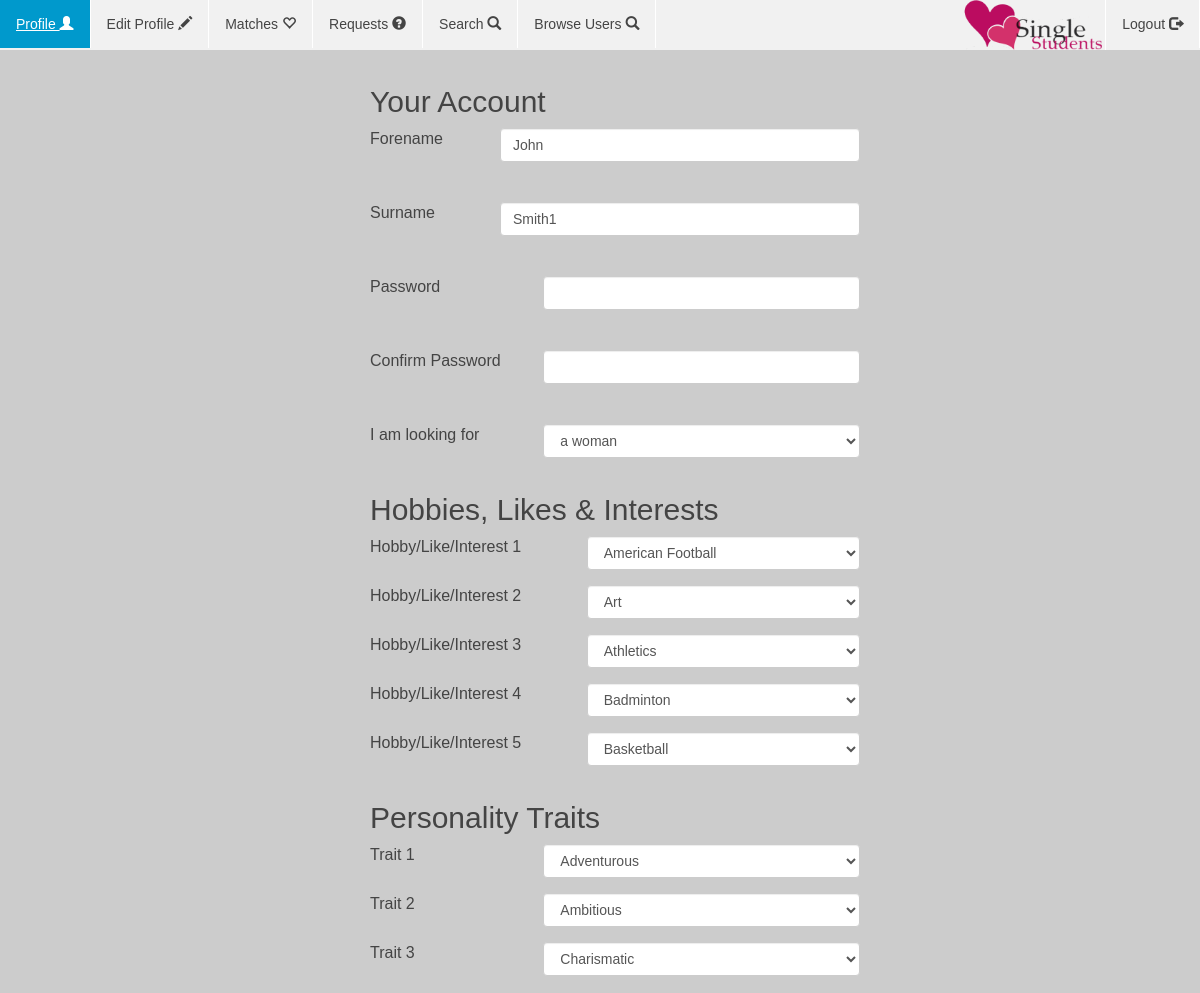
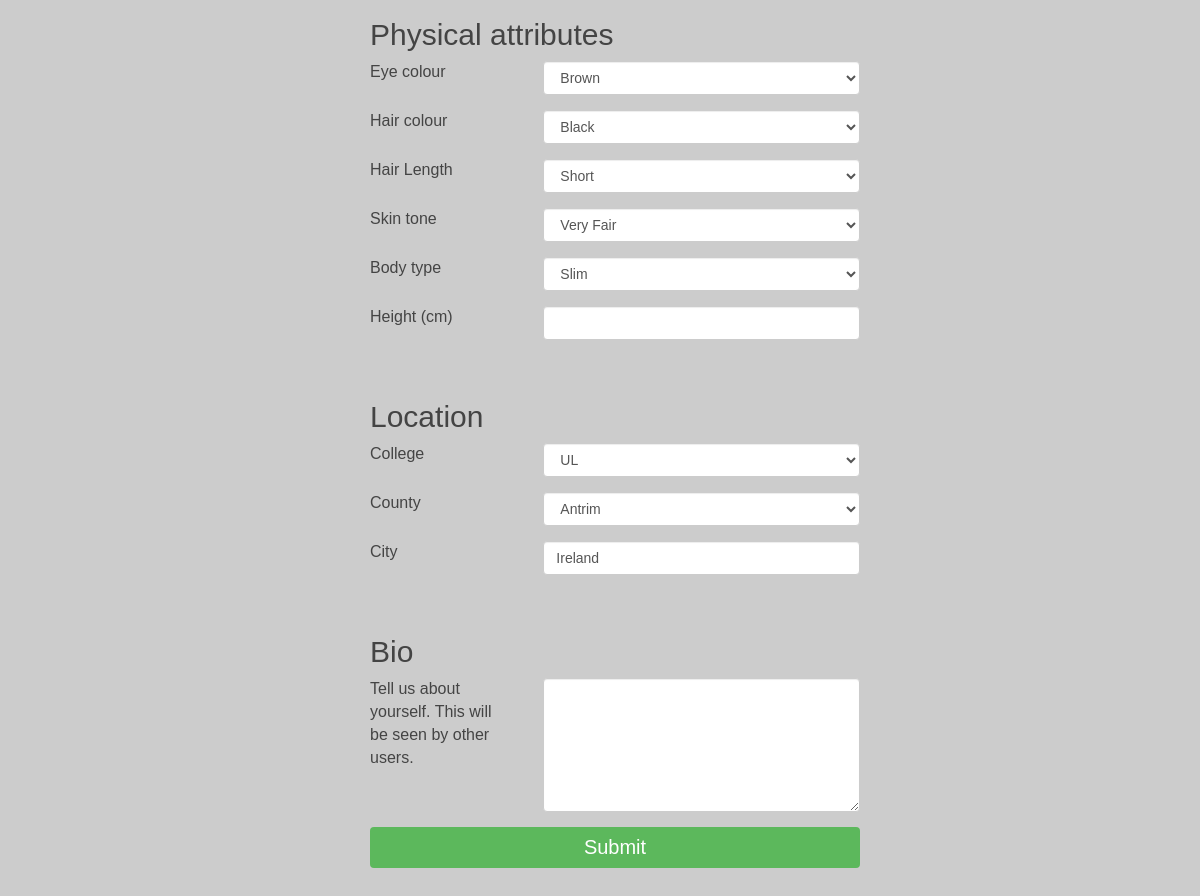
Page /EditProfile.php (signed in) on the committed database (2 pictures, top to bottom).
### tables this page shows
CREATE TABLE IF NOT EXISTS `register` (
  `USERNAME` varchar(60) NOT NULL,
  `FORENAME` varchar(15) NOT NULL,
  `SURNAME` varchar(20) NOT NULL,
  `PASSWORD` varchar(60) NOT NULL,
  `EMAIL` varchar(30) NOT NULL,
  `DOB` date NOT NULL,
  `PREFERENCE` varchar(15) NOT NULL,
  `SEX` varchar(15) NOT NULL,
  `IMAGE` varchar(60) NOT NULL,
  PRIMARY KEY (`USERNAME`)
);

CREATE TABLE IF NOT EXISTS `likes` (
  `USERNAME` varchar(15) NOT NULL,
  `HOBBY` int(3) NOT NULL,
  `HOBBY2` int(3) NOT NULL,
  `HOBBY3` int(3) NOT NULL,
  `HOBBY4` int(3) NOT NULL,
  `HOBBY5` int(2) NOT NULL,
  PRIMARY KEY (`USERNAME`),
  KEY `likeIndex` (`USERNAME`),
  KEY `FK_LIKES_LIKEOPTIONS` (`HOBBY2`)
);

CREATE TABLE IF NOT EXISTS `physical` (
  `USERNAME` varchar(15) NOT NULL,
  `EYES` int(3) NOT NULL,
  `HAIR` int(3) NOT NULL,
  `HAIRLEN` int(3) NOT NULL,
  `BODY` int(3) NOT NULL,
  `HEIGHT` int(3) NOT NULL,
  `ETHNICITY` int(3) NOT NULL,
  PRIMARY KEY (`USERNAME`),
  KEY `FK_PHYSICAL_BODYTYPE` (`BODY`),
  KEY `FK_PHYSICAL_EYECOLORS` (`EYES`),
  KEY `FK_PHYSICAL_HAIRCOLORS` (`HAIR`),
  KEY `FK_PHYSICAL_HAIRLENGTHS` (`HAIRLEN`),
  KEY `FK_PHYSICAL_HEIGHT` (`HEIGHT`),
  KEY `FK_PHYSICAL_SKINTONES` (`ETHNICITY`)
);

CREATE TABLE IF NOT EXISTS `location` (
  `USERNAME` varchar(15) NOT NULL,
  `COLLEGE` int(3) NOT NULL,
  `CITY` varchar(20) NOT NULL,
  `COUNTY` int(3) NOT NULL,
  PRIMARY KEY (`USERNAME`),
  KEY `FK_LOCATION_COLLEGE` (`COLLEGE`),
  KEY `FK_LOCATION_COUNTY` (`COUNTY`)
);

CREATE TABLE IF NOT EXISTS `bio` (
  `USERNAME` varchar(15) NOT NULL,
  `INFO` varchar(150) NOT NULL,
  PRIMARY KEY (`USERNAME`)
);

### EditProfileData.php (called while the page is built, shortened)
<?php
require 'Connect.php';
$user = ($_SESSION['username']);
$query = "SELECT FORENAME,SURNAME,IMAGE,PREFERENCE FROM REGISTER WHERE USERNAME='$user';";
$query_run = mysqli_query($db, $query);
$query_array = mysqli_fetch_array($query_run);
$forename = $query_array[0];
$surname = $query_array[1];
$preference = $query_array[3];
$query2 = "SELECT COLLEGE,CITY,COUNTY FROM LOCATION
WHERE USERNAME='$user';";
$query2_run = mysqli_query($db, $query2);
$query2_array = mysqli_fetch_array($query2_run);
$college = $query2_array[0];
$city = $query2_array[1];
$county = $query2_array[2];
$query = "SELECT HOBBY, HOBBY2, HOBBY3, HOBBY4, HOBBY5 FROM LIKES WHERE USERNAME = '$user';";
$row = mysqli_fetch_array(mysqli_query($db, $query));
$hobbies = array($row[0], $row[1], $row[2], $row[3], $row[4]);
$query = "SELECT TRAIT, TRAIT2, TRAIT3 FROM PERSONALITY WHERE USERNAME = '$user';";
$row = mysqli_fetch_array(mysqli_query($db, $query));
$traits = array($row[0], $row[1], $row[2]);
$query = "SELECT EYES, HAIR, HAIRLEN, BODY, HEIGHT, ETHNICITY FROM PHYSICAL WHERE USERNAME = '$user';";
$row = mysqli_fetch_array(mysqli_query($db, $query));
$physical = array($row[0], $row[1], $row[2], $row[3], $row[4], $row[5]);
$query = "SELECT INFO FROM BIO WHERE USERNAME = '$user';";
$row = mysqli_fetch_array(mysqli_query($db, $query));
$bio = $row[0];

### EditProfile.php (the view, shortened to what this page needs)
<?php
require 'EditProfileData.php';
$s = "selected";
?>
<html>
<head>
    <link rel="stylesheet" href="https://maxcdn.bootstrapcdn.com/bootstrap/3.3.6/css/bootstrap.min.css">
    <link rel="stylesheet" href="css/style.css" media="screen" title="no title" charset="utf-8">
    <link rel="stylesheet" href="css/index.css" media="screen" title="no title" charset="utf-8">
</head>
<div class="wrapper">
    <div id="navbar">
        <ul>
            <li><a href="UserProfile.php" />Profile <span class="glyphicon glyphicon-user"></span></a>
            </li>
            <li><a href="EditProfile.php" />Edit Profile <span class="glyphicon glyphicon-pencil"></span></a>
            </li>
            <li><a href="Matches.php?mPage=default" />Matches <span class="glyphicon glyphicon-heart-empty"></span></a>
            </li>
            <li><a href="Requests.php?rPage=default" />Requests <span class="glyphicon glyphicon-question-sign"></span></a>
            </li>
            <li><a href="Search.php" />Search <span class="glyphicon glyphicon-search"></span></a>
            </li>
            <li><a href = "BrowseUsers.php?bPage=default" />Browse Users <span class = "glyphicon glyphicon-search"></span></a>
            </li>
            <ul style="float:right;list-style-type:none;">
                <li><img src="images/logo-flat.png" height="50" /></li>
                <li><a href="Logout.php" />Logout <span class="glyphicon glyphicon-log-out"></span></a>
                </li>
            </ul>
        </ul>
    </div>
</div>
<body background="images/Couple.jpg">
    <div class="container">
        <div class="signuptext container">
            <h2>Your Account</h2>
            <form action="EditProfileUpdate.php" method="POST">
            <div class="row">
                <div class="col-md-3">
                    Forename
                </div>
                <div class="col-md-9 form-group">
                    <input class="form-control" type="text" name="forename" id="forename" value="<?php echo $forename ?>" >
                </div>
            </div>
            <div class="row">
                <div class="col-md-3">
                    Surname
                </div>
                <div class="col-md-9 form-group">
                    <input class="form-control" type="text" name="surname" id="surname" value="<?php echo $surname ?>" >
                </div>
            </div>
            <div class="row">
                <div class="col-md-4">
                    Password
                </div>
                <div class="col-md-8 form-group">
                    <input class="form-control" type="password" name="password" id="password">
                </div>
            </div>
            <div class="row">
                <div class="col-md-4">
                    Confirm Password
                </div>
                <div class="col-md-8 form-group">
                    <input class="form-control" type="password" name="password2" id="password2">
                </div>
            </div>
            <div class="row">
                <div class="col-md-4">
                    I am looking for
                </div>
                <div class="col-md-8 form-group">
                    <select name="preference" id="preference" class="optionlist form-control">
                        <option <?php if($preference == 'Female'){echo $s;}?> value="Female">a woman</option>
                    </select>
                </div>
            </div>
                <h2>Hobbies, Likes & Interests</h2>
            <div class="row">
                <div class="col-md-5">
                    Hobby/Like/Interest 1
                </div>
                <div class="col-md-7 form-group">
                    <select name="hobby1" id="hobby1" class="optionlist form-control" >
                        <option <?php if($hobbies[0] == '1'){echo $s;}?> value="American Football">American Football</option>
                    </select>
                </div>
            </div>
            <div class="row">
                <div class="col-md-5">
                    Hobby/Like/Interest 2
                </div>
                <div class="col-md-7 form-group">
                    <select name="hobby2" id="hobby2" class="optionlist form-control" >
                        <option <?php if($hobbies[1] == '2'){echo $s;}?> value="Art">Art</option>
                    </select>
                </div>
            </div>
            <div class="row">
                <div class="col-md-5">
                    Hobby/Like/Interest 3
                </div>
                <div class="col-md-7 form-group">
                    <select name="hobby3" id="hobby3" class="optionlist form-control" >
                        <option <?php if($hobbies[2] == '3'){echo $s;}?> value="Athletics">Athletics</option>
                    </select>
                </div>
            </div>
            <div class="row">
                <div class="col-md-5">
                    Hobby/Like/Interest 4
                </div>
                <div class="col-md-7 form-group">
                    <select name="hobby4" id="hobby4" class="optionlist form-control" >
                        <option <?php if($hobbies[3] == '4'){echo $s;}?> value="Badminton">Badminton</option>
                    </select>
                </div>
            </div>
            <div class="row">
                <div class="col-md-5">
                    Hobby/Like/Interest 5
                </div>
                <div class="col-md-7 form-group">
                    <select name="hobby5" id="hobby5" class="optionlist form-control" >
                        <option <?php if($hobbies[4] == '5'){echo $s;}?> value="Basketball">Basketball</option>
                    </select>
                </div>
            </div>
                    <h2>Personality Traits</h2>
            <div class="row">
                <div class="col-md-4">
                    Trait 1
                </div>
                <div class="col-md-8 form-group">
                    <select name="trait1" id="trait1" class="optionlist form-control" >
                        <option <?php if($traits[0] == '1'){echo $s;}?> value="Adventurous">Adventurous</option>
                    </select>
                </div>
            </div>
            <div class="row">
                <div class="col-md-4">
                    Trait 2
                </div>
                <div class="col-md-8 form-group">
                    <select name="trait2" id="trait2" class="optionlist form-control" >
                        <option <?php if($traits[1] == '2'){echo $s;}?> value="Ambitious">Ambitious</option>
                    </select>
                </div>
            </div>
            <div class="row">
                <div class="col-md-4">
                    Trait 3
                </div>
                <div class="col-md-8 form-group">
                    <select name="trait3" id="trait3" class="optionlist form-control" >
                        <option <?php if($traits[2] == '3'){echo $s;}?> value="Charismatic">Charismatic</option>
                    </select>
                </div>
            </div>
                <h2>Physical attributes</h2>
            <div class="row">
                <div class="col-md-4">
                    Eye colour
                </div>
                <div class="col-md-8 form-group">
                    <select name="eyes" id="eyes" class="optionlist form-control" >
                        <option <?php if($physical[0] == '1'){echo $s;}?> value="Brown">Brown</option>
                    </select>
                </div>
            </div>
            <div class="row">
                <div class="col-md-4">
                    Hair colour
                </div>
                <div class="col-md-8 form-group">
                    <select name="haircolour" id="hair" class="optionlist form-control" >
                        <option <?php if($physical[1] == '1'){echo $s;}?> value="Black">Black</option>
                    </select>
                </div>
            </div>
			<div class="row">
                <div class="col-md-4">
                    Hair Length
                </div>
                <div class="col-md-8 form-group">
                    <select name="hairlen" id="hairlen" class="optionlist form-control" >
                        <option <?php if($physical[2] == '1'){echo $s;}?> value="Short">Short</option>
                    </select>
                </div>
            </div>
            <div class="row">
                <div class="col-md-4">
                    Skin tone
                </div>
                <div class="col-md-8 form-group">
                    <select name="skintone" id="skintone" class="optionlist form-control" >
                        <option <?php if($physical[5] == '1'){echo $s;}?> value="Very Fair">Very Fair</option>
                    </select>
                </div>
            </div>
            <div class="row">
                <div class="col-md-4">
                    Body type
                </div>
                <div class="col-md-8 form-group">
                    <select name="bodytype" id="bodytype" class="optionlist form-control" >
                        <option <?php if($physical[3] == '1'){echo $s;}?> value="Slim">Slim</option>
                    </select>
                </div>
            </div>
			<div class="row">
                <div class="col-md-4">
                    Height (cm)
                </div>
	             <div class="col-md-8 form-group">
                    <input class="form-control" type="number" name="height" id="height" value"<?php echo $physical[4]?>">
                </div>
        	</div>
                <h2>Location</h2>
            <div class="row">
                <div class="col-md-4">
                    College
                </div>
                <div class="col-md-8 form-group">
                    <select name="college" id="college" class="optionlist form-control" >
                        <option <?php if($college == '1'){echo $s;}?> value="UL">UL</option>
                    </select>
                </div>
            </div>
            <div class="row">
                <div class="col-md-4">
                    County
                </div>
                <div class="col-md-8 form-group">
                    <select name="county" id="county" class="optionlist form-control" >
                        <option <?php if($county == '1'){echo $s;}?> value="antrim">Antrim</option>
                    </select>
                </div>
            </div>
            <div class="row">
                <div class="col-md-4">
                    City
                </div>
                <div class="col-md-8 form-group">
                    <input class="form-control" type="text" name="city" id="city" value="<?php echo $city ?>" >
                </div>
            </div>
                <h2>Bio</h2>
            <div class="row">
                <div class="col-md-4">
                    Tell us about yourself. This will be seen by other users.
                </div>
                <div class="col-md-8 form-group">
                    <textarea class="form-control" rows="6" id="bio" name="bio" value"<?php echo $bio ?>" ></textarea>
                </div>
            </div>
            <button class="btn btn-success index-btn" type="submit" name="join">Submit</button>
            <div class="row">
                <div class="col-xs-12">
                </div>
            </div>
            </form>
        </div>
    </div>
</body>
</html>

### css/style.css (style rules this page uses)
body { background-color: #CCC; color: #444; font-family: Arial, Helvetica, sans-serif; background-size: cover; background-repeat: no-repeat; background-position: center center; min-width: 650px; }
.signuptext { background-color: rgb(204, 204, 204); background-color: rgba(204, 204, 204, .8); color: #444; font-size: 16px; font-family: Arial, Helvetica, sans-serif; padding: 15px; border-radius: 4px; }
.index-btn { color: white; border: none; margin: auto; width: 100%; text-align: center; align-self: auto; border-radius: 4px; font-size: 20px; }
ul { list-style-type: none; margin: 0; padding: 0; overflow: hidden; background-color: #f1f1f1; }
li { float: left; border-right: 1px solid white; }
li a { display: inline-block; color: #444; text-align: center; padding: 14px 16px; text-decoration: none; }
input { -moz-border-radius: 5px; -webkit-border-radius: 5px; background-color: #0099CC; background: -moz-linear-gradient(top, #FFF, #0099CC); background: -webkit-gradient(linear, left top, left bottom, color-stop(0.0, #FFF), color-stop(1.0, #EAEAEA)); border: 1px solid #0099CC; color: #444; font-size: 1.4em; margin: 0 0 25px; padding: 5px 9px; width: 260px; }
button { background-color: white; border: 2px solid #0099cc; color: black; padding: 16px 32px; width: 130px; text-align: center; text-decoration: none; display: inline-block; font-size: 15px; margin: 4px 2px; -webkit-transition-duration: 0.4s; -moz-transition-duration: 0.4s; transition-duration: 0.4s; cursor: pointer; background: -moz-linear-gradient(top, #FFF, #0099CC); background: -webkit-gradient(linear, left top, left bottom, color-stop(0.0, #FFF), color-stop(1.0, #EAEAEA)); -moz-border-radius: 5px; -webkit-border-radius: 5px; border-radius: 5px; }

### css/index.css (style rules this page uses)
@media (min-width: 1200px) { .container { max-width: 520px; } }

### rows in the picture
register: forename "John", surname "Smith1", preference "a woman"
likes: hobby1 "American Football", hobby2 "Art", hobby3 "Athletics", hobby4 "Badminton", hobby5 "Basketball"
physical: eyes "Brown", haircolour "Black", hairlen "Short", skintone "Very Fair", bodytype "Slim"
location: college "UL", county "Antrim", city "Ireland"
